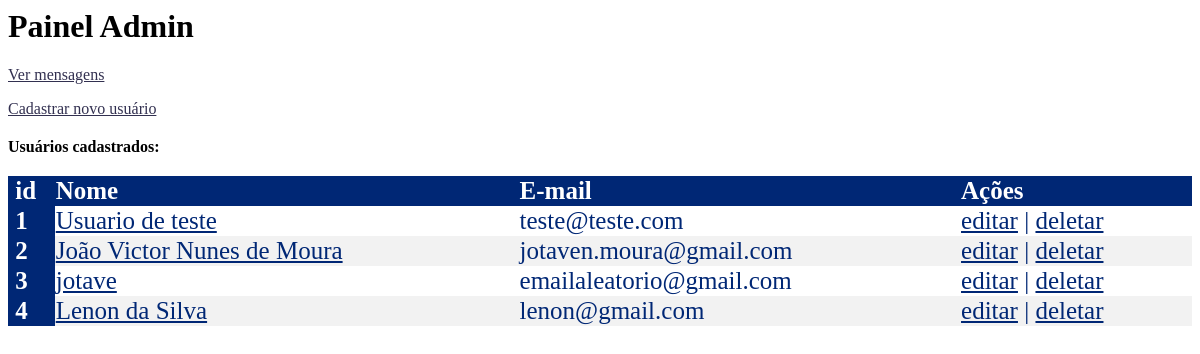
Screenshot of /painel_admin.php (signed in) with the database file from the repository.
### tables this page shows
CREATE TABLE `usuarios` (
  `id` int(11) NOT NULL,
  `nome` varchar(140) NOT NULL,
  `email` varchar(140) NOT NULL,
  `senha` varchar(16) NOT NULL,
  `admin` tinyint(4) NOT NULL DEFAULT 0
);

### painel_admin.php (the view, shortened to what this page needs)
<?php
include('lib/conectar.php');
$sql_query = $mysqli->query("SELECT * FROM usuarios") or die($mysqli->error);
$num_usuarios = $sql_query->num_rows;
?>
<link rel="stylesheet" href="template/css/painel_admin.css">
<div class="form-background">
    <h1>Painel Admin</h1>
    <p><a href="?pg=mensagens" style="color: #323050;">Ver mensagens</a></p>
    <p><a href="?pg=cadastrar_usuario" style="color: #323050;">Cadastrar novo usuário</a></p>
    <h4>Usuários cadastrados: </h4>
    <table class="table">
            <thead>
            <tr>
                <th> id</th>
                <th>Nome</th>
                <th>E-mail</th>
                <th>Ações</th>
            </tr>
            </thead>
            <tbody>
            <?php
                if($num_usuarios == 0) {   ?>
                <tr>
                    <td colspan="4">Nenhum usuário foi cadastrado</td>
                </tr>
            <?php } else {
                while ($usuario = $sql_query->fetch_assoc()) {
                    ?>
                    <tr>
                        <th scope="row"> <?php echo $usuario['id']; ?></th>
                        <td><a href="#" class="nome_usuario"><?php echo $usuario['nome']; ?></a></td>
                        <td><?php echo $usuario['email']; ?></td>
                        <td><a href="index.php?pg=editar_usuario&id=<?php echo $usuario['id']; ?>">editar</a> | <a href="index.php?pg=deletar_usuario&id=<?php echo $usuario['id']; ?>">deletar</a></td>
                    </tr>
                    <?php
                }
            } ?>
            </tbody>
        </table>
</div>
</html>

### painel_admin.css (style rules this page uses)
h4 { margin: 20px 0; }
table { border-collapse: collapse; width: 100%; color: #002775; font-size: 25px; text-align: left; }
th { background-color: #002775; color: white; }
.nome_usuario { font-size: 25px; }
tr:nth-child(even) { background-color: #f2f2f2; }
tr a { color: #002775; }

### rows the page displays
usuarios: id "1", nome "Usuario de teste", email "teste@teste.com"
usuarios: id "2", nome "João Victor Nunes de Moura", email "jotaven.moura@gmail.com"
usuarios: id "3", nome "jotave", email "emailaleatorio@gmail.com"
usuarios: id "4", nome "Lenon da Silva", email "lenon@gmail.com"
